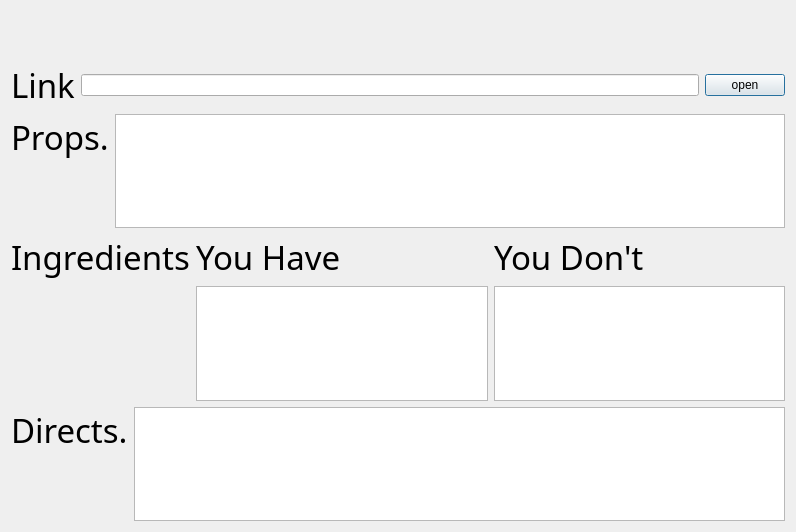
<?xml version="1.0" encoding="UTF-8"?>
<ui version="4.0">
 <class>DetailWindow</class>
 <widget class="QDialog" name="DetailWindow">
  <property name="geometry">
   <rect>
    <x>0</x>
    <y>0</y>
    <width>796</width>
    <height>532</height>
   </rect>
  </property>
  <property name="windowTitle">
   <string>Dialog</string>
  </property>
  <property name="styleSheet">
   <string notr="true">background-color: qconicalgradient(cx:0.5, cy:0.5, angle:0, stop:0 rgba(35, 40, 3, 255), stop:0.16 rgba(136, 106, 22, 255), stop:0.225 rgba(166, 140, 41, 255), stop:0.285 rgba(204, 181, 74, 255), stop:0.345 rgba(235, 219, 102, 255), stop:0.415 rgba(245, 236, 112, 255), stop:0.52 rgba(209, 190, 76, 255), stop:0.57 rgba(187, 156, 51, 255), stop:0.635 rgba(168, 142, 42, 255), stop:0.695 rgba(202, 174, 68, 255), stop:0.75 rgba(218, 202, 86, 255), stop:0.815 rgba(208, 187, 73, 255), stop:0.88 rgba(187, 156, 51, 255), stop:0.935 rgba(137, 108, 26, 255), stop:1 rgba(35, 40, 3, 255));</string>
  </property>
  <layout class="QVBoxLayout" name="verticalLayout_6">
   <item>
    <widget class="QLabel" name="label">
     <property name="font">
      <font>
       <family>Phosphate</family>
       <pointsize>25</pointsize>
      </font>
     </property>
     <property name="text">
      <string/>
     </property>
    </widget>
   </item>
   <item>
    <layout class="QHBoxLayout" name="horizontalLayout_3">
     <item>
      <widget class="QLabel" name="label_2">
       <property name="font">
        <font>
         <family>Phosphate</family>
         <pointsize>25</pointsize>
        </font>
       </property>
       <property name="styleSheet">
        <string notr="true"/>
       </property>
       <property name="text">
        <string>Link</string>
       </property>
      </widget>
     </item>
     <item>
      <widget class="QLineEdit" name="lineEdit_2">
       <property name="enabled">
        <bool>true</bool>
       </property>
       <property name="styleSheet">
        <string notr="true">color: rgb(255, 255, 255);</string>
       </property>
       <property name="readOnly">
        <bool>true</bool>
       </property>
      </widget>
     </item>
     <item>
      <widget class="QPushButton" name="pushButton">
       <property name="text">
        <string>open</string>
       </property>
      </widget>
     </item>
    </layout>
   </item>
   <item>
    <layout class="QHBoxLayout" name="horizontalLayout_2">
     <item>
      <layout class="QVBoxLayout" name="verticalLayout_2">
       <item>
        <widget class="QLabel" name="label_3">
         <property name="font">
          <font>
           <family>Phosphate</family>
           <pointsize>25</pointsize>
          </font>
         </property>
         <property name="text">
          <string>Props.</string>
         </property>
        </widget>
       </item>
       <item>
        <spacer name="verticalSpacer_2">
         <property name="orientation">
          <enum>Qt::Vertical</enum>
         </property>
         <property name="sizeHint" stdset="0">
          <size>
           <width>20</width>
           <height>40</height>
          </size>
         </property>
        </spacer>
       </item>
      </layout>
     </item>
     <item>
      <widget class="QTextEdit" name="textEdit_3">
       <property name="enabled">
        <bool>true</bool>
       </property>
       <property name="font">
        <font>
         <pointsize>17</pointsize>
        </font>
       </property>
       <property name="readOnly">
        <bool>true</bool>
       </property>
      </widget>
     </item>
    </layout>
   </item>
   <item>
    <layout class="QHBoxLayout" name="horizontalLayout_4">
     <item>
      <layout class="QVBoxLayout" name="verticalLayout_3">
       <item>
        <widget class="QLabel" name="label_5">
         <property name="font">
          <font>
           <family>Phosphate</family>
           <pointsize>25</pointsize>
          </font>
         </property>
         <property name="text">
          <string>Ingredients</string>
         </property>
        </widget>
       </item>
       <item>
        <spacer name="verticalSpacer_3">
         <property name="orientation">
          <enum>Qt::Vertical</enum>
         </property>
         <property name="sizeHint" stdset="0">
          <size>
           <width>20</width>
           <height>40</height>
          </size>
         </property>
        </spacer>
       </item>
      </layout>
     </item>
     <item>
      <layout class="QVBoxLayout" name="verticalLayout_4">
       <item>
        <widget class="QLabel" name="label_6">
         <property name="font">
          <font>
           <family>Phosphate</family>
           <pointsize>25</pointsize>
          </font>
         </property>
         <property name="text">
          <string>You Have</string>
         </property>
        </widget>
       </item>
       <item>
        <widget class="QTextEdit" name="textEdit_2">
         <property name="font">
          <font>
           <pointsize>17</pointsize>
          </font>
         </property>
        </widget>
       </item>
      </layout>
     </item>
     <item>
      <layout class="QVBoxLayout" name="verticalLayout_5">
       <item>
        <widget class="QLabel" name="label_7">
         <property name="font">
          <font>
           <family>Phosphate</family>
           <pointsize>25</pointsize>
          </font>
         </property>
         <property name="text">
          <string>You Don't</string>
         </property>
        </widget>
       </item>
       <item>
        <widget class="QTextEdit" name="textEdit_4">
         <property name="enabled">
          <bool>true</bool>
         </property>
         <property name="font">
          <font>
           <pointsize>17</pointsize>
          </font>
         </property>
         <property name="styleSheet">
          <string notr="true">color: rgb(255, 0, 0);</string>
         </property>
         <property name="readOnly">
          <bool>true</bool>
         </property>
        </widget>
       </item>
      </layout>
     </item>
    </layout>
   </item>
   <item>
    <layout class="QHBoxLayout" name="horizontalLayout">
     <item>
      <layout class="QVBoxLayout" name="verticalLayout">
       <item>
        <widget class="QLabel" name="label_4">
         <property name="font">
          <font>
           <family>Phosphate</family>
           <pointsize>25</pointsize>
          </font>
         </property>
         <property name="text">
          <string>Directs.</string>
         </property>
        </widget>
       </item>
       <item>
        <spacer name="verticalSpacer">
         <property name="orientation">
          <enum>Qt::Vertical</enum>
         </property>
         <property name="sizeHint" stdset="0">
          <size>
           <width>20</width>
           <height>68</height>
          </size>
         </property>
        </spacer>
       </item>
      </layout>
     </item>
     <item>
      <widget class="QTextEdit" name="textEdit">
       <property name="enabled">
        <bool>true</bool>
       </property>
       <property name="font">
        <font>
         <pointsize>17</pointsize>
        </font>
       </property>
       <property name="readOnly">
        <bool>true</bool>
       </property>
      </widget>
     </item>
    </layout>
   </item>
  </layout>
 </widget>
 <resources/>
 <connections/>
</ui>
